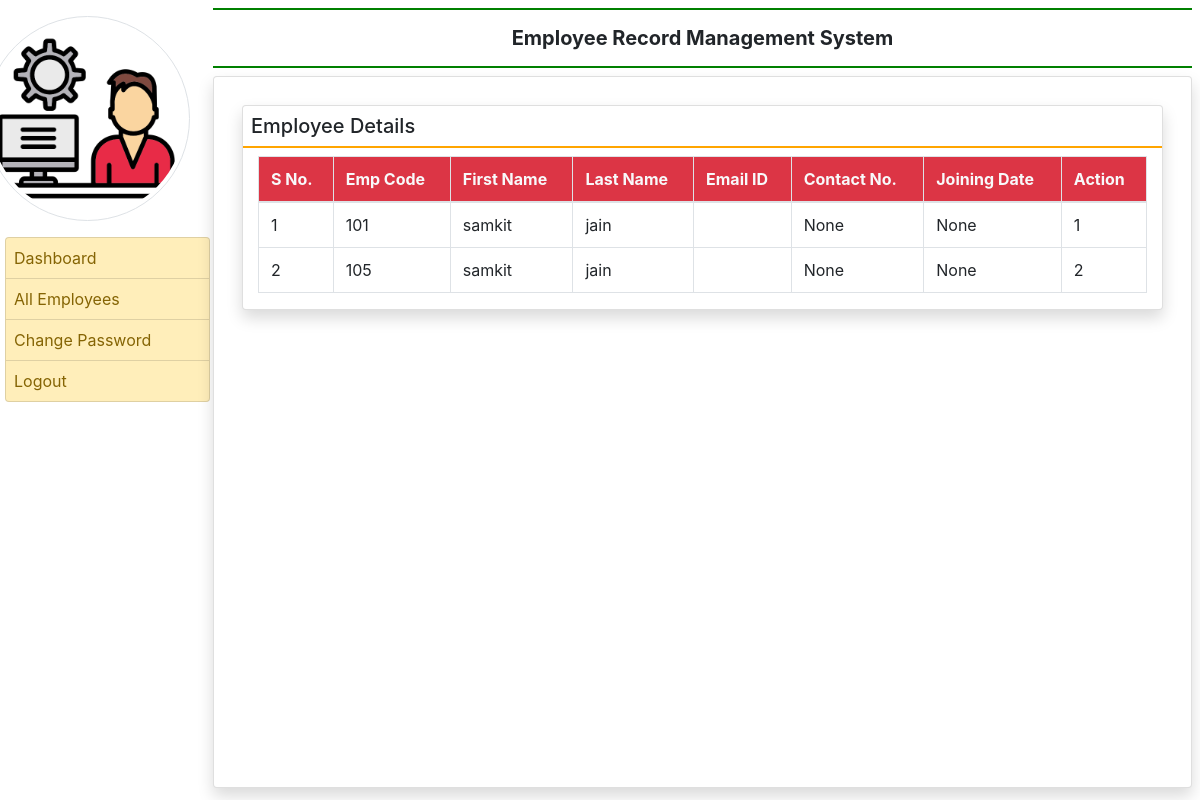
The app's page /all_employee (signed in) with its own data.
### employee/models.py (models this page shows, shortened)
class EmployeeDetail(models.Model):
    user=models.ForeignKey(User,on_delete=models.CASCADE)
    empcode=models.CharField(max_length=50)
    empdept=models.CharField(max_length=100,null=True)
    designation=models.CharField(max_length=100,null=True)
    contact=models.CharField(max_length=15,null=True)
    gender=models.CharField(max_length=10,null=True)
    joiningdate=models.DateField(null=True)

### employee/views.py (the view)
# urls.py: path('all_employee', all_employee,name='all_employee'),
def all_employee(request):
    if not request.user.is_authenticated:
        return redirect('admin_login')
    employee = EmployeeDetail.objects.all()
    return render(request,'all_employee.html',locals())

### employee/templates/all_employee.html
{% extends 'admin_base.html' %}
{% block main %}
<div class="card shadow m-2">
    <div clas="card-body">
        <h5 class="p-2" style="border-bottom :2px solid orange">Employee Details</h5>
        <div class="container-fluid">
            <table class="table table-bordered table-hover" id="example">
                <thead class="text-light bg-danger">
                    <tr>
                        <th>S No.</th>
                        <th>Emp Code</th>
                        <th>First Name</th>
                        <th>Last Name</th>
                        <th>Email ID</th>
                        <th>Contact No.</th>
                        <th>Joining Date</th>
                        <th>Action</th>
                    </tr>
                </thead>
                <tbody>
                    {% for i in employee %}
                    <tr>
                        <td>{{forloop.counter}}</td>
                        <td>{{i.empcode}}</td>
                        <td>{{i.user.first_name}}</td>
                        <td>{{i.user.last_name}}</td>
                        <td>{{i.username}}</td>
                        <td>{{i.contact}}</td>
                        <td>{{i.joiningdate}}</td>
                        <td>{{forloop.counter}}</td>
                    </tr>
                    {% endfor %}
                </tbody>
            </table>
        </div>
    </div>
</div>
{% endblock %}

### records on screen
EmployeeDetail: empcode "101", user.first_name "samkit", user.last_name "jain", contact "None", joiningdate "None"
EmployeeDetail: empcode "105", user.first_name "samkit", user.last_name "jain", contact "None", joiningdate "None"
